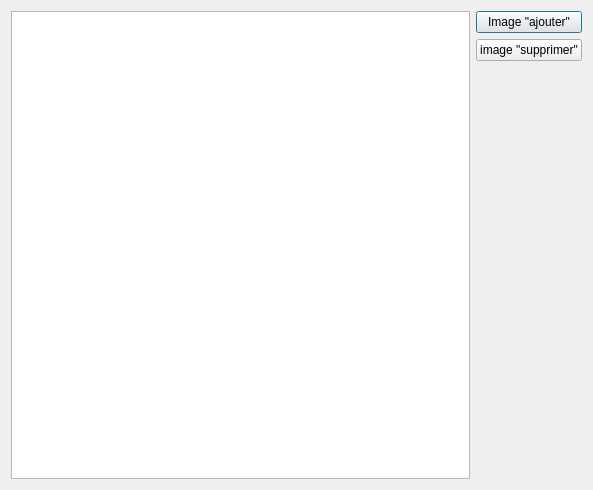
<?xml version="1.0" encoding="UTF-8"?>
<ui version="4.0">
 <class>DialogGestionDemenagement</class>
 <widget class="QDialog" name="DialogGestionDemenagement">
  <property name="geometry">
   <rect>
    <x>0</x>
    <y>0</y>
    <width>593</width>
    <height>490</height>
   </rect>
  </property>
  <property name="windowTitle">
   <string>Dialog</string>
  </property>
  <layout class="QHBoxLayout" name="horizontalLayout_2">
   <item>
    <layout class="QHBoxLayout" name="horizontalLayout">
     <item>
      <widget class="QListWidget" name="listWidgetDossiers"/>
     </item>
     <item>
      <layout class="QVBoxLayout" name="verticalLayout">
       <item>
        <widget class="QPushButton" name="pushButtonAjouter">
         <property name="text">
          <string>Image &quot;ajouter&quot;</string>
         </property>
        </widget>
       </item>
       <item>
        <widget class="QPushButton" name="pushButtonSupprimer">
         <property name="text">
          <string>image &quot;supprimer&quot;</string>
         </property>
        </widget>
       </item>
       <item>
        <spacer name="verticalSpacer">
         <property name="orientation">
          <enum>Qt::Vertical</enum>
         </property>
         <property name="sizeHint" stdset="0">
          <size>
           <width>20</width>
           <height>40</height>
          </size>
         </property>
        </spacer>
       </item>
      </layout>
     </item>
    </layout>
   </item>
  </layout>
 </widget>
 <resources/>
 <connections/>
</ui>
